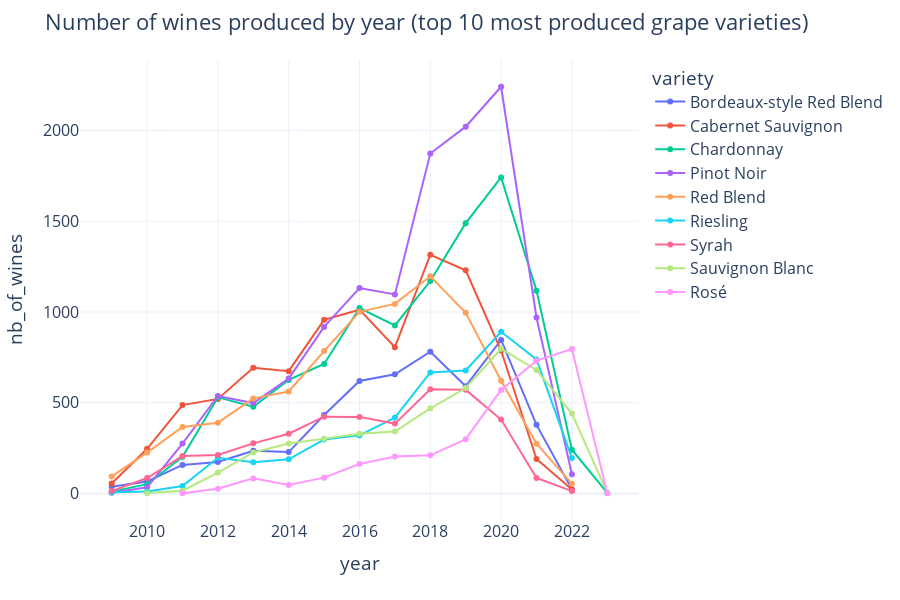

Write notebook code for a chart like this one.
### Code cell
### Number of wines produced by year (top 10 most produced grape varieties)

fig = px.line(df_global_yearly,
              x="year",
              y="nb_of_wines",
              color='variety',
            )

fig.update_traces(mode="markers+lines", hovertemplate=None)

fig.update_traces(mode="markers+lines", hovertemplate=None)

fig.update_layout(
    hovermode="x unified",
    hoverlabel = dict(namelength = -1), # Displays full text on hover unified                
    # bgcolor="white",
    font_size=16,
    # font_family="Rockwell"   
    title_text=('Number of wines produced by year (top 10 most produced grape varieties)'),
    height=600, # Map height
)



fig.show()

### Figure 1 — Plotly figure (JSON) as saved in the notebook; plotly's stock layout.template omitted (floating-point values rounded to 4 significant figures)
{"data": [{"legendgroup": "Bordeaux-style Red Blend", "line": {"color": "#636efa", "dash": "solid"}, "marker": {"symbol": "circle"}, "mode": "markers+lines", "name": "Bordeaux-style Red Blend", "orientation": "v", "showlegend": true, "type": "scatter", "x": [2009, 2010, 2011, 2012, 2013, 2014, 2015, 2016, 2017, 2018, 2019, 2020, 2021, 2022], "xaxis": "x", "y": [37, 66, 157, 173, 235, 228, 432, 620, 657, 781, 591, 846, 378, 23], "yaxis": "y"}, {"legendgroup": "Cabernet Sauvignon", "line": {"color": "#EF553B", "dash": "solid"}, "marker": {"symbol": "circle"}, "mode": "markers+lines", "name": "Cabernet Sauvignon", "orientation": "v", "showlegend": true, "type": "scatter", "x": [2009, 2010, 2011, 2012, 2013, 2014, 2015, 2016, 2017, 2018, 2019, 2020, 2021, 2022], "xaxis": "x", "y": [55, 246, 487, 521, 693, 674, 957, 1013, 806, 1316, 1230, 788, 190, 22], "yaxis": "y"}, {"legendgroup": "Chardonnay", "line": {"color": "#00cc96", "dash": "solid"}, "marker": {"symbol": "circle"}, "mode": "markers+lines", "name": "Chardonnay", "orientation": "v", "showlegend": true, "type": "scatter", "x": [2009, 2010, 2011, 2012, 2013, 2014, 2015, 2016, 2017, 2018, 2019, 2020, 2021, 2022, 2023], "xaxis": "x", "y": [10, 51, 202, 530, 478, 626, 714, 1022, 926, 1171, 1490, 1742, 1118, 241, 3], "yaxis": "y"}, {"legendgroup": "Pinot Noir", "line": {"color": "#ab63fa", "dash": "solid"}, "marker": {"symbol": "circle"}, "mode": "markers+lines", "name": "Pinot Noir", "orientation": "v", "showlegend": true, "type": "scatter", "x": [2009, 2010, 2011, 2012, 2013, 2014, 2015, 2016, 2017, 2018, 2019, 2020, 2021, 2022], "xaxis": "x", "y": [4, 34, 275, 537, 498, 633, 918, 1132, 1097, 1874, 2022, 2242, 970, 106], "yaxis": "y"}, {"legendgroup": "Red Blend", "line": {"color": "#FFA15A", "dash": "solid"}, "marker": {"symbol": "circle"}, "mode": "markers+lines", "name": "Red Blend", "orientation": "v", "showlegend": true, "type": "scatter", "x": [2009, 2010, 2011, 2012, 2013, 2014, 2015, 2016, 2017, 2018, 2019, 2020, 2021, 2022], "xaxis": "x", "y": [94, 225, 366, 390, 524, 562, 785, 1001, 1045, 1197, 996, 621, 274, 53], "yaxis": "y"}, {"legendgroup": "Riesling", "line": {"color": "#19d3f3", "dash": "solid"}, "marker": {"symbol": "circle"}, "mode": "markers+lines", "name": "Riesling", "orientation": "v", "showlegend": true, "type": "scatter", "x": [2009, 2010, 2011, 2012, 2013, 2014, 2015, 2016, 2017, 2018, 2019, 2020, 2021, 2022], "xaxis": "x", "y": [6, 11, 41, 197, 172, 188, 297, 320, 418, 667, 678, 891, 739, 195], "yaxis": "y"}, {"legendgroup": "Syrah", "line": {"color": "#FF6692", "dash": "solid"}, "marker": {"symbol": "circle"}, "mode": "markers+lines", "name": "Syrah", "orientation": "v", "showlegend": true, "type": "scatter", "x": [2009, 2010, 2011, 2012, 2013, 2014, 2015, 2016, 2017, 2018, 2019, 2020, 2021, 2022], "xaxis": "x", "y": [13, 85, 207, 212, 276, 329, 423, 422, 385, 574, 571, 407, 85, 13], "yaxis": "y"}, {"legendgroup": "Sauvignon Blanc", "line": {"color": "#B6E880", "dash": "solid"}, "marker": {"symbol": "circle"}, "mode": "markers+lines", "name": "Sauvignon Blanc", "orientation": "v", "showlegend": true, "type": "scatter", "x": [2010, 2011, 2012, 2013, 2014, 2015, 2016, 2017, 2018, 2019, 2020, 2021, 2022, 2023], "xaxis": "x", "y": [2, 15, 115, 226, 275, 301, 329, 341, 469, 581, 797, 681, 440, 4], "yaxis": "y"}, {"legendgroup": "Rosé", "line": {"color": "#FF97FF", "dash": "solid"}, "marker": {"symbol": "circle"}, "mode": "markers+lines", "name": "Rosé", "orientation": "v", "showlegend": true, "type": "scatter", "x": [2011, 2012, 2013, 2014, 2015, 2016, 2017, 2018, 2019, 2020, 2021, 2022, 2023], "xaxis": "x", "y": [1, 26, 83, 46, 87, 162, 204, 210, 299, 570, 732, 796, 1], "yaxis": "y"}], "layout": {"font": {"size": 16}, "height": 600, "hoverlabel": {"namelength": -1}, "hovermode": "x unified", "legend": {"title": {"text": "variety"}, "tracegroupgap": 0}, "margin": {"t": 60}, "title": {"text": "Number of wines produced by year (top 10 most produced grape varieties)"}, "xaxis": {"anchor": "y", "domain": [0, 1], "title": {"text": "year"}}, "yaxis": {"anchor": "x", "domain": [0, 1], "title": {"text": "nb_of_wines"}}}}
